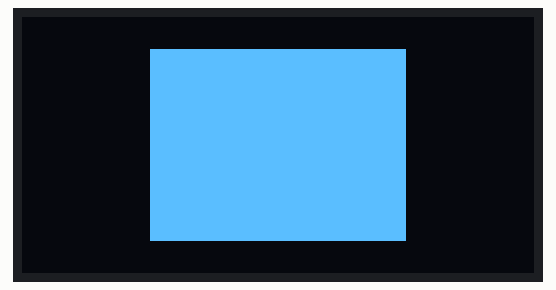
The sketch below on a simulated Arduino Uno, built with avr-gcc and run on an emulated ATmega328P. Shown: 128×64 one-colour display.

Above: at 0.2 s.

The sketch:

tela64x48_adafruitlib_2.ino
```cpp
#include "display.h"

const int resetPin = 2;
Display dis;

void setup()
{
  dis.setup(resetPin);
}

void loop() {
  for (int i = 0; i < 64; ++i) {
    for (int j = 0; j < 48; ++j) {
      dis.draw(i, j);
    }
  }

  dis.show();
  delay(2000);
}
```

display.cpp
```cpp
#include "display.h"

// SCL GPIO5
// SDA GPIO4

Display::Display() {

}

Display::~Display() {
  delete display;
}

void Display::setup(int resetPin, bool showIntro) {
  display = new Adafruit_SSD1306(resetPin);
  display->begin(SSD1306_SWITCHCAPVCC, 0x3C);
  if (showIntro) {
    display->display();
    delay(500);
  }
  display->clearDisplay();
}

void Display::clearDisplay() {
  display->clearDisplay();
}

void Display::draw(int x, int y)
{
  display->drawPixel(x + 32, y + 8, WHITE);
}

void Display::show()
{
  display->display();
}
```

display.h
```cpp
#ifndef DISPLAY_H
#define DISPLAY_H

#include <SPI.h>
#include <Wire.h>
#include <Adafruit_SSD1306.h>
#include <Adafruit_GFX.h>

class Display
{
  public:
    Display();
    ~Display();
    void setup(int resetPin, bool showIntro = false);
    void clearDisplay();
    void draw(int x, int y);
    void show();

  private:
    Adafruit_SSD1306 *display;
};

#endif // DISPLAY_H
```
